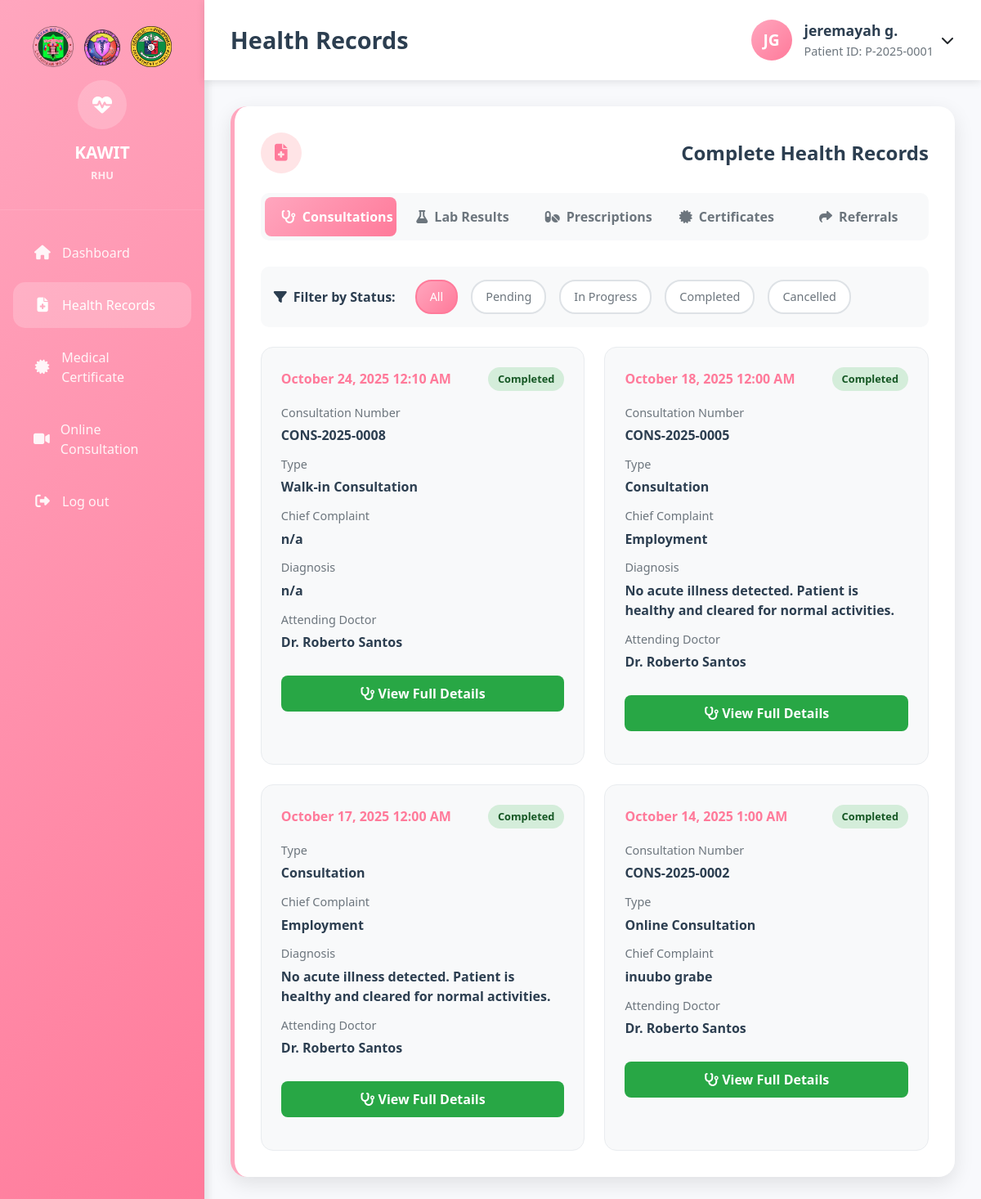
/kawit_rhu/Patient/Health_Record.php (signed in), run on the app's committed database.
### tables this page shows
CREATE TABLE `patients` (
  `id` int(11) NOT NULL,
  `user_id` int(11) DEFAULT NULL,
  `patient_id` varchar(20) NOT NULL,
  `first_name` varchar(50) NOT NULL,
  `middle_name` varchar(50) DEFAULT NULL,
  `last_name` varchar(50) NOT NULL,
  `suffix` varchar(10) DEFAULT NULL,
  `date_of_birth` date NOT NULL,
  `gender` enum('Male','Female','Other') NOT NULL,
  `civil_status` enum('Single','Married','Widowed','Divorced','Separated') DEFAULT 'Single',
  `address` text NOT NULL,
  `barangay_id` int(11) DEFAULT NULL,
  `phone` varchar(15) DEFAULT NULL,
  `email` varchar(100) DEFAULT NULL,
  `blood_type` varchar(5) DEFAULT NULL,
  `allergies` text DEFAULT NULL,
  `medical_history` text DEFAULT NULL,
  `emergency_contact_name` varchar(100) DEFAULT NULL,
  `emergency_contact_phone` varchar(15) DEFAULT NULL,
  `emergency_contact_relationship` varchar(50) DEFAULT NULL,
  `guardian_name` varchar(200) DEFAULT NULL,
  `guardian_relationship` varchar(100) DEFAULT NULL,
  `philhealth_number` varchar(20) DEFAULT NULL,
  `osca_number` varchar(50) DEFAULT NULL,
  `family_number` varchar(50) DEFAULT NULL,
  `pwd_status` enum('YES','NO') DEFAULT 'NO',
  `four_ps_status` enum('YES','NO') DEFAULT 'NO',
  `occupation` varchar(100) DEFAULT NULL,
  `educational_attainment` varchar(50) DEFAULT NULL,
  `religion` varchar(50) DEFAULT NULL,
  `profile_picture` varchar(255) DEFAULT NULL,
  `is_active` tinyint(1) DEFAULT 1,
  `created_at` timestamp NOT NULL DEFAULT current_timestamp(),
  `updated_at` timestamp NOT NULL DEFAULT current_timestamp() ON UPDATE current_timestamp(),
  `temperature` decimal(4,1) DEFAULT NULL COMMENT 'In Celsius',
  `blood_pressure` varchar(20) DEFAULT NULL COMMENT 'Format: 120/80',
  `heart_rate` int(11) DEFAULT NULL COMMENT 'Beats per minute',
  `respiratory_rate` int(11) DEFAULT NULL COMMENT 'Breaths per minute',
  `oxygen_saturation` int(11) DEFAULT NULL COMMENT 'Percentage',
  `weight_kg` decimal(5,2) DEFAULT NULL COMMENT 'Weight in kilograms',
  `height_cm` decimal(5,2) DEFAULT NULL COMMENT 'Height in centimeters',
  `bmi` decimal(4,1) DEFAULT NULL COMMENT 'Calculated BMI',
  `is_current_smoker` enum('YES','NO') DEFAULT 'NO',
  `has_alcohol_intake` enum('YES','NO') DEFAULT 'NO',
  `has_illicit_drug_use` enum('YES','NO') DEFAULT 'NO',
  `eats_unhealthy_foods` enum('YES','NO') DEFAULT 'NO',
  `has_regular_exercise` enum('YES','NO') DEFAULT 'NO',
  `has_hypertension` enum('YES','NO') DEFAULT 'NO',
  `gets_hypertension_meds_from_rhu` enum('YES','NO') DEFAULT 'NO',
  `has_diabetes` enum('YES','NO') DEFAULT 'NO',
  `gets_diabetes_meds_from_rhu` enum('YES','NO') DEFAULT 'NO'
);

CREATE TABLE `consultations` (
  `id` int(11) NOT NULL,
  `consultation_number` varchar(20) NOT NULL,
  `patient_id` int(11) NOT NULL,
  `philhealth_no` varchar(50) DEFAULT NULL,
  `osca_number` varchar(50) DEFAULT NULL,
  `family_number` varchar(50) DEFAULT NULL,
  `pwd_status` enum('YES','NO') DEFAULT 'NO',
  `nhts_4ps_status` enum('YES','NO') DEFAULT 'NO',
  `house_number` varchar(50) DEFAULT NULL,
  `street` varchar(100) DEFAULT NULL,
  `municipality` varchar(100) DEFAULT 'Kawit',
  `contact_number` varchar(20) DEFAULT NULL,
  `occupation` varchar(100) DEFAULT NULL,
  `educational_attainment` varchar(100) DEFAULT NULL,
  `guardian_name` varchar(200) DEFAULT NULL,
  `blood_type` varchar(5) DEFAULT NULL,
  `appointment_id` int(11) DEFAULT NULL,
  `consultation_type` enum('online','walk-in','follow-up','emergency') NOT NULL,
  `consultation_date` datetime NOT NULL,
  `scheduled_date` date DEFAULT NULL,
  `scheduled_time` time DEFAULT NULL,
  `chief_complaint` text DEFAULT NULL,
  `medication_taken` text DEFAULT NULL,
  `temperature` decimal(4,1) DEFAULT NULL,
  `blood_pressure_systolic` int(11) DEFAULT NULL,
  `blood_pressure_diastolic` int(11) DEFAULT NULL,
  `heart_rate` int(11) DEFAULT NULL,
  `respiratory_rate` int(11) DEFAULT NULL,
  `oxygen_saturation` int(11) DEFAULT NULL,
  `weight` decimal(5,2) DEFAULT NULL,
  `height` decimal(5,2) DEFAULT NULL,
  `bmi` decimal(4,1) DEFAULT NULL,
  `current_smoker` enum('YES','NO') DEFAULT 'NO',
  `alcohol_intake` enum('YES','NO') DEFAULT 'NO',
  `illicit_drug_use` enum('YES','NO') DEFAULT 'NO',
  `eat_unhealthy_foods` enum('YES','NO') DEFAULT 'NO',
  `regular_exercise` enum('YES','NO') DEFAULT 'NO',
  `with_hypertension` enum('YES','NO') DEFAULT 'NO',
  `hypertension_meds_from_rhu` enum('YES','NO') DEFAULT 'NO',
  `with_diabetes` enum('YES','NO') DEFAULT 'NO',
  `diabetes_meds_from_rhu` enum('YES','NO') DEFAULT 'NO',
  `general_appearance` text DEFAULT NULL,
  `heent_exam` text DEFAULT NULL,
  `respiratory_exam` text DEFAULT NULL,
  `cardiovascular_exam` text DEFAULT NULL,
  `abdomen_exam` text DEFAULT NULL,
  `musculoskeletal_exam` text DEFAULT NULL,
  `history_of_present_illness` text DEFAULT NULL,
  `symptoms` text DEFAULT NULL,
  `vital_signs` longtext DEFAULT NULL CHECK (json_valid(`vital_signs`)),
  `physical_examination` text DEFAULT NULL,
  `assessment` text DEFAULT NULL,
  `diagnosis` text DEFAULT NULL,
  `assessment_notes` text DEFAULT NULL,
  `fitness_status` varchar(50) DEFAULT NULL,
  `restrictions` text DEFAULT NULL,
  `treatment_plan` text DEFAULT NULL,
  `medications_prescribed` text DEFAULT NULL,
  `prescribed_by_name` varchar(200) DEFAULT NULL,
  `prescribed_by_signature` varchar(255) DEFAULT NULL,
  `recommendations` text DEFAULT NULL,
  `follow_up_instructions` text DEFAULT NULL,
  `priority` enum('low','medium','high','urgent') DEFAULT 'medium',
  `status` enum('pending','in_progress','completed','cancelled') DEFAULT 'pending',
  `rejection_reason` text DEFAULT NULL,
  `assigned_doctor` int(11) DEFAULT NULL,
  `approved_by` int(11) DEFAULT NULL,
  `approved_at` datetime DEFAULT NULL,
  `consultation_location` enum('RHU','BHS') DEFAULT 'RHU',
  `google_meet_link` varchar(500) DEFAULT NULL,
  `patient_notes` text DEFAULT NULL,
  `barangay_id` int(11) DEFAULT NULL,
  `follow_up_date` date DEFAULT NULL,
  `created_at` timestamp NOT NULL DEFAULT current_timestamp(),
  `updated_at` timestamp NOT NULL DEFAULT current_timestamp() ON UPDATE current_timestamp()
);

### kawit_rhu/Patient/Health_Record.php (the view, shortened to what the rows shown need)
<?php
$host = 'localhost';
$dbname = 'kawit_rhu';
$username = 'root';
$password = '';
try {
    $pdo = new PDO("mysql:host=$host;dbname=$dbname", $username, $password);
    $pdo->setAttribute(PDO::ATTR_ERRMODE, PDO::ERRMODE_EXCEPTION);
} catch(PDOException $e) {
    die("Connection failed: " . $e->getMessage());
}
$stmt = $pdo->prepare("
    SELECT p.*, u.username, b.barangay_name,
           YEAR(CURDATE()) - YEAR(p.date_of_birth) as age
    FROM patients p
    JOIN users u ON p.user_id = u.id
    LEFT JOIN barangays b ON p.barangay_id = b.id
    WHERE u.id = ?
");
$stmt->execute([$_SESSION['user_id']]);
$patient = $stmt->fetch(PDO::FETCH_ASSOC);
$consultationsStmt = $pdo->prepare("
    SELECT c.*, CONCAT(s.first_name, ' ', s.last_name) as doctor_name,
           b.barangay_name as consultation_location_name
    FROM consultations c
    LEFT JOIN staff s ON c.assigned_doctor = s.id
    LEFT JOIN barangays b ON c.barangay_id = b.id
    WHERE c.patient_id = ?
    ORDER BY c.consultation_date DESC
");
$consultationsStmt->execute([$patient['id']]);
$consultations = $consultationsStmt->fetchAll(PDO::FETCH_ASSOC);
?>
<!DOCTYPE html>
<html lang="en">
<head>
    <link href="https://cdnjs.cloudflare.com/ajax/libs/bootstrap/5.3.0/css/bootstrap.min.css" rel="stylesheet">
    <link href="https://cdnjs.cloudflare.com/ajax/libs/font-awesome/6.4.0/css/all.min.css" rel="stylesheet">
    <link rel="stylesheet" href="../Patient/style.css">
</head>
<body>
    <div class="main-container">
        <div class="main-content">
            <nav class="top-navbar">
                <h1 class="page-title">Health Records</h1>
                <div class="user-info">
                    <div class="user-avatar">
                        <?php
                        $initials = strtoupper(substr($patient['first_name'], 0, 1) . substr($patient['last_name'], 0, 1));
                        echo $initials;
                        ?>
                    </div>
                    <div class="user-details">
                        <div class="user-name"><?php echo htmlspecialchars($patient['first_name'] . ' ' . substr($patient['last_name'], 0, 1) . '.'); ?></div>
                        <div class="user-role">Patient ID: <?php echo htmlspecialchars($patient['patient_id']); ?></div>
                    </div>
                    <div class="dropdown">
                        <button class="btn btn-link text-dark p-0 ms-2" type="button" data-bs-toggle="dropdown" style="text-decoration: none;">
                        </button>
                    </div>
                </div>
            </nav>
            <div class="dashboard-content">
                <div class="content-section">
                    <div class="tab-content active" id="consultations">
                        <?php if (!empty($consultations)): ?>
                            <div class="consultations-grid">
                            <?php foreach ($consultations as $consultation): ?>
                                <div class="record-card consultation-card" data-status="<?php echo $consultation['status']; ?>">
                                    <div class="record-header">
                                        <div class="record-date">
                                            <?php echo $consultation['consultation_date'] ? date('F j, Y g:i A', strtotime($consultation['consultation_date'])) : 'Date pending'; ?>
                                        </div>
                                        <span class="record-status status-<?php echo str_replace('_', '-', $consultation['status']); ?>">
                                            <?php echo ucfirst(str_replace('_', ' ', $consultation['status'])); ?>
                                        </span>
                                    </div>
                                    <div class="record-content">
                                        <?php if ($consultation['consultation_number']): ?>
                                            <div class="record-label">Consultation Number</div>
                                            <div class="record-value"><?php echo htmlspecialchars($consultation['consultation_number']); ?></div>
                                        <?php endif; ?>
                                        <div class="record-label">Type</div>
                                        <div class="record-value"><?php echo ucfirst($consultation['consultation_type']); ?> Consultation</div>
                                        <?php if ($consultation['chief_complaint']): ?>
                                            <div class="record-label">Chief Complaint</div>
                                            <div class="record-value"><?php echo htmlspecialchars($consultation['chief_complaint']); ?></div>
                                        <?php endif; ?>
                                        <?php if ($consultation['diagnosis']): ?>
                                            <div class="record-label">Diagnosis</div>
                                            <div class="record-value"><?php echo htmlspecialchars($consultation['diagnosis']); ?></div>
                                        <?php endif; ?>
                                        <?php if ($consultation['doctor_name']): ?>
                                            <div class="record-label">Attending Doctor</div>
                                            <div class="record-value">Dr. <?php echo htmlspecialchars($consultation['doctor_name']); ?></div>
                                        <?php endif; ?>
                                        <?php if ($consultation['status'] == 'completed' || $consultation['status'] == 'in_progress'): ?>
                                            <button onclick="viewConsultationDetails(<?php echo $consultation['id']; ?>)"
                                                    style="width: 100%; margin-top: 1rem; background: #28a745; color: white; border: none; padding: 10px; border-radius: 8px; font-weight: 600; cursor: pointer;">
                                                <i class="fas fa-stethoscope me-1"></i>View Full Details
                                            </button>
                                        <?php endif; ?>
                                    </div>
                                </div>
                            <?php endforeach; ?>
                            </div>
                        <?php endif; ?>
                    </div>
                </div>
            </div>
        </div>
    </div>
</body>
</html>

### data on the page
patients: initials "JG", first_name+last_name "jeremayah g.", patient "P-2025-0001"
consultations: consultation_date "October 24, 2025 12:10 AM", status "Completed", consultation_number "CONS-2025-0008", consultation_type "Walk-in", chief_complaint "n/a", diagnosis "n/a", doctor_name "Roberto Santos"
consultations: consultation_date "October 18, 2025 12:00 AM", status "Completed", consultation_number "CONS-2025-0005", chief_complaint "Employment", diagnosis "No acute illness detected. Patient is healthy and cleared for normal activities.", doctor_name "Roberto Santos"
consultations: consultation_date "October 17, 2025 12:00 AM", status "Completed", chief_complaint "Employment", diagnosis "No acute illness detected. Patient is healthy and cleared for normal activities.", doctor_name "Roberto Santos"
consultations: consultation_date "October 14, 2025 1:00 AM", status "Completed", consultation_number "CONS-2025-0002", consultation_type "Online", chief_complaint "inuubo grabe", doctor_name "Roberto Santos"
